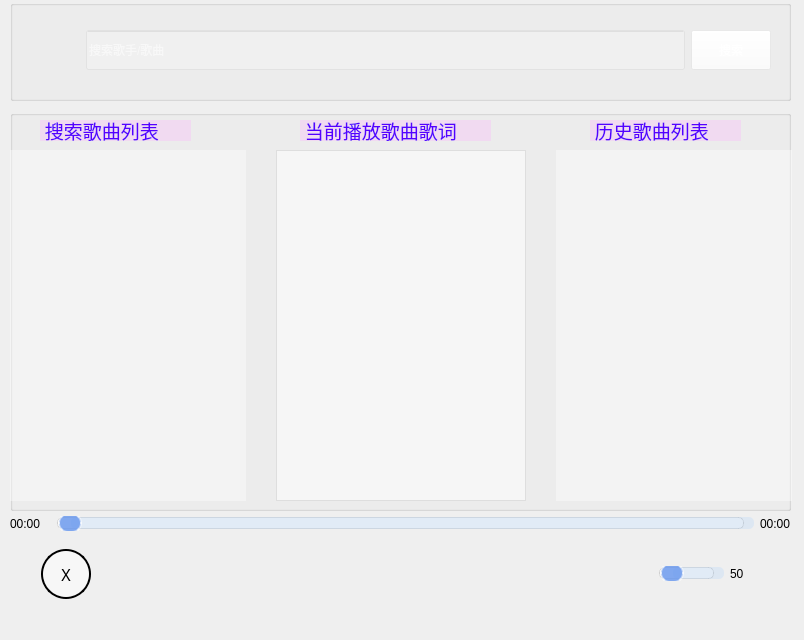
<?xml version="1.0" encoding="UTF-8"?>
<ui version="4.0">
 <class>music</class>
 <widget class="QWidget" name="music">
  <property name="geometry">
   <rect>
    <x>0</x>
    <y>0</y>
    <width>804</width>
    <height>640</height>
   </rect>
  </property>
  <property name="minimumSize">
   <size>
    <width>804</width>
    <height>640</height>
   </size>
  </property>
  <property name="maximumSize">
   <size>
    <width>804</width>
    <height>640</height>
   </size>
  </property>
  <property name="windowTitle">
   <string>Form</string>
  </property>
  <property name="windowIcon">
   <iconset resource="res.qrc">
    <normaloff>:/image/音乐播放器图标.png</normaloff>:/image/音乐播放器图标.png</iconset>
  </property>
  <property name="styleSheet">
   <string notr="true"/>
  </property>
  <widget class="QWidget" name="layoutWidget">
   <property name="geometry">
    <rect>
     <x>10</x>
     <y>510</y>
     <width>781</width>
     <height>94</height>
    </rect>
   </property>
   <layout class="QVBoxLayout" name="verticalLayout">
    <item>
     <layout class="QHBoxLayout" name="horizontalLayout_4">
      <item>
       <widget class="QLabel" name="label_7">
        <property name="minimumSize">
         <size>
          <width>20</width>
          <height>20</height>
         </size>
        </property>
        <property name="text">
         <string>00:00</string>
        </property>
       </widget>
      </item>
      <item>
       <widget class="QSlider" name="horizontalSlider_2">
        <property name="styleSheet">
         <string notr="true">QSlider::groove:horizontal {  
    height: 10px; /* 滑槽的高度 */  
    background: rgba(255, 255, 255, 0.3); /* 浅白色半透明背景 */  
    border: 1px solid rgba(0, 0, 0, 0.1); /* 轻微黑色边框 */  
    border-radius: 5px; /* 圆角边框 */  
    margin: 0 10px; /* 边缘间距 */  
}  
  
QSlider::handle:horizontal {  
    background: rgba(100, 149, 237, 0.8); /* 滑块颜色，浅蓝色半透明 */  
    width: 20px; /* 滑块宽度 */  
    height: 20px; /* 滑块高度 */  
    margin: -5px 0; /* 滑块相对于滑槽的垂直位置调整 */  
    border-radius: 10px; /* 滑块圆角 */  
    border: 2px solid rgba(255, 255, 255, 0.5); /* 滑块边框，白色半透明 */  
}  
  
QSlider::add-page:horizontal {  
    background: rgba(150, 200, 255, 0.2); /* 已选区域颜色，浅蓝色半透明 */  
    border-radius: 5px; /* 圆角 */  
}  
  
QSlider::sub-page:horizontal:disabled {  
    background: none; /* 禁用时未选区域不显示背景 */  
}  
  
QSlider::add-page:horizontal:disabled {  
    background: rgba(100, 100, 100, 0.2); /* 禁用时已选区域颜色，灰色半透明 */  
} </string>
        </property>
        <property name="orientation">
         <enum>Qt::Horizontal</enum>
        </property>
       </widget>
      </item>
      <item>
       <widget class="QLabel" name="label_4">
        <property name="minimumSize">
         <size>
          <width>20</width>
          <height>20</height>
         </size>
        </property>
        <property name="text">
         <string>00:00</string>
        </property>
       </widget>
      </item>
     </layout>
    </item>
    <item>
     <layout class="QHBoxLayout" name="horizontalLayout_3">
      <item>
       <spacer name="horizontalSpacer_10">
        <property name="orientation">
         <enum>Qt::Horizontal</enum>
        </property>
        <property name="sizeHint" stdset="0">
         <size>
          <width>40</width>
          <height>20</height>
         </size>
        </property>
       </spacer>
      </item>
      <item>
       <widget class="QPushButton" name="pushButton_6">
        <property name="minimumSize">
         <size>
          <width>50</width>
          <height>50</height>
         </size>
        </property>
        <property name="maximumSize">
         <size>
          <width>50</width>
          <height>50</height>
         </size>
        </property>
        <property name="font">
         <font>
          <family>Agency FB</family>
          <pointsize>12</pointsize>
         </font>
        </property>
        <property name="styleSheet">
         <string notr="true">QPushButton {  
    background-color: rgba(255, 255, 255, 128); /* 半透明白色背景 */  
    border: 2px solid black; /* 黑色边框 */  
    border-radius: 25px; /* 圆形边框 */  
    padding: 5px; /* 内边距 */  
}  
QPushButton:hover {  
    background-color: rgba(255, 0, 0, 128); /* 鼠标悬停时变为半透明红色 */  
}  
QPushButton:pressed {  
    background-color: rgba(0, 0, 255, 128); /* 鼠标按下时变为半透明蓝色 */  
    border-style: inset; /* 按下时边框样式变为内嵌 */  
}</string>
        </property>
        <property name="text">
         <string>X</string>
        </property>
       </widget>
      </item>
      <item>
       <spacer name="horizontalSpacer_12">
        <property name="orientation">
         <enum>Qt::Horizontal</enum>
        </property>
        <property name="sizeHint" stdset="0">
         <size>
          <width>40</width>
          <height>20</height>
         </size>
        </property>
       </spacer>
      </item>
      <item>
       <spacer name="horizontalSpacer_11">
        <property name="orientation">
         <enum>Qt::Horizontal</enum>
        </property>
        <property name="sizeHint" stdset="0">
         <size>
          <width>40</width>
          <height>20</height>
         </size>
        </property>
       </spacer>
      </item>
      <item>
       <spacer name="horizontalSpacer_9">
        <property name="orientation">
         <enum>Qt::Horizontal</enum>
        </property>
        <property name="sizeHint" stdset="0">
         <size>
          <width>40</width>
          <height>20</height>
         </size>
        </property>
       </spacer>
      </item>
      <item>
       <widget class="QPushButton" name="pushButton_3">
        <property name="minimumSize">
         <size>
          <width>60</width>
          <height>60</height>
         </size>
        </property>
        <property name="maximumSize">
         <size>
          <width>60</width>
          <height>60</height>
         </size>
        </property>
        <property name="styleSheet">
         <string notr="true">color: rgb(255, 255, 255);
background-color: rgba(255, 255, 255,0);
border-radius: 30px;</string>
        </property>
        <property name="text">
         <string/>
        </property>
        <property name="icon">
         <iconset resource="res.qrc">
          <normaloff>:/image/上一首.png</normaloff>:/image/上一首.png</iconset>
        </property>
        <property name="iconSize">
         <size>
          <width>60</width>
          <height>60</height>
         </size>
        </property>
       </widget>
      </item>
      <item>
       <spacer name="horizontalSpacer_8">
        <property name="orientation">
         <enum>Qt::Horizontal</enum>
        </property>
        <property name="sizeHint" stdset="0">
         <size>
          <width>40</width>
          <height>20</height>
         </size>
        </property>
       </spacer>
      </item>
      <item>
       <spacer name="horizontalSpacer">
        <property name="orientation">
         <enum>Qt::Horizontal</enum>
        </property>
        <property name="sizeHint" stdset="0">
         <size>
          <width>40</width>
          <height>20</height>
         </size>
        </property>
       </spacer>
      </item>
      <item>
       <widget class="QPushButton" name="pushButton_4">
        <property name="minimumSize">
         <size>
          <width>60</width>
          <height>60</height>
         </size>
        </property>
        <property name="maximumSize">
         <size>
          <width>60</width>
          <height>60</height>
         </size>
        </property>
        <property name="styleSheet">
         <string notr="true">
border-radius: 30px;</string>
        </property>
        <property name="text">
         <string/>
        </property>
        <property name="iconSize">
         <size>
          <width>60</width>
          <height>60</height>
         </size>
        </property>
       </widget>
      </item>
      <item>
       <spacer name="horizontalSpacer_4">
        <property name="orientation">
         <enum>Qt::Horizontal</enum>
        </property>
        <property name="sizeHint" stdset="0">
         <size>
          <width>40</width>
          <height>20</height>
         </size>
        </property>
       </spacer>
      </item>
      <item>
       <spacer name="horizontalSpacer_3">
        <property name="orientation">
         <enum>Qt::Horizontal</enum>
        </property>
        <property name="sizeHint" stdset="0">
         <size>
          <width>40</width>
          <height>20</height>
         </size>
        </property>
       </spacer>
      </item>
      <item>
       <widget class="QPushButton" name="pushButton_5">
        <property name="minimumSize">
         <size>
          <width>60</width>
          <height>60</height>
         </size>
        </property>
        <property name="maximumSize">
         <size>
          <width>60</width>
          <height>60</height>
         </size>
        </property>
        <property name="styleSheet">
         <string notr="true">color: rgb(255, 255, 255);
background-color: rgba(255, 255, 255,0);
border-radius: 30px;</string>
        </property>
        <property name="text">
         <string/>
        </property>
        <property name="icon">
         <iconset resource="res.qrc">
          <normaloff>:/image/下一首.png</normaloff>:/image/下一首.png</iconset>
        </property>
        <property name="iconSize">
         <size>
          <width>60</width>
          <height>60</height>
         </size>
        </property>
       </widget>
      </item>
      <item>
       <spacer name="horizontalSpacer_6">
        <property name="orientation">
         <enum>Qt::Horizontal</enum>
        </property>
        <property name="sizeHint" stdset="0">
         <size>
          <width>40</width>
          <height>20</height>
         </size>
        </property>
       </spacer>
      </item>
      <item>
       <spacer name="horizontalSpacer_2">
        <property name="orientation">
         <enum>Qt::Horizontal</enum>
        </property>
        <property name="sizeHint" stdset="0">
         <size>
          <width>40</width>
          <height>20</height>
         </size>
        </property>
       </spacer>
      </item>
      <item>
       <widget class="QPushButton" name="pushButton_2">
        <property name="minimumSize">
         <size>
          <width>40</width>
          <height>40</height>
         </size>
        </property>
        <property name="maximumSize">
         <size>
          <width>40</width>
          <height>40</height>
         </size>
        </property>
        <property name="styleSheet">
         <string notr="true">color: rgb(255, 255, 255);
background-color: rgba(255, 255, 255,0);
border-radius: 20px;</string>
        </property>
        <property name="text">
         <string/>
        </property>
       </widget>
      </item>
      <item>
       <spacer name="horizontalSpacer_5">
        <property name="orientation">
         <enum>Qt::Horizontal</enum>
        </property>
        <property name="sizeHint" stdset="0">
         <size>
          <width>40</width>
          <height>20</height>
         </size>
        </property>
       </spacer>
      </item>
      <item>
       <widget class="QSlider" name="horizontalSlider">
        <property name="styleSheet">
         <string notr="true">QSlider::groove:horizontal {  
    height: 10px; /* 滑槽的高度 */  
    background: rgba(255, 255, 255, 0.3); /* 浅白色半透明背景 */  
    border: 1px solid rgba(0, 0, 0, 0.1); /* 轻微黑色边框 */  
    border-radius: 5px; /* 圆角边框 */  
    margin: 0 10px; /* 边缘间距 */  
}  
  
QSlider::handle:horizontal {  
    background: rgba(100, 149, 237, 0.8); /* 滑块颜色，浅蓝色半透明 */  
    width: 20px; /* 滑块宽度 */  
    height: 20px; /* 滑块高度 */  
    margin: -5px 0; /* 滑块相对于滑槽的垂直位置调整 */  
    border-radius: 10px; /* 滑块圆角 */  
    border: 2px solid rgba(255, 255, 255, 0.5); /* 滑块边框，白色半透明 */  
}  
  
QSlider::add-page:horizontal {  
    background: rgba(150, 200, 255, 0.2); /* 已选区域颜色，浅蓝色半透明 */  
    border-radius: 5px; /* 圆角 */  
}  
  
QSlider::sub-page:horizontal:disabled {  
    background: none; /* 禁用时未选区域不显示背景 */  
}  
  
QSlider::add-page:horizontal:disabled {  
    background: rgba(100, 100, 100, 0.2); /* 禁用时已选区域颜色，灰色半透明 */  
} </string>
        </property>
        <property name="orientation">
         <enum>Qt::Horizontal</enum>
        </property>
       </widget>
      </item>
      <item>
       <widget class="QLabel" name="label_5">
        <property name="minimumSize">
         <size>
          <width>30</width>
          <height>20</height>
         </size>
        </property>
        <property name="text">
         <string>50</string>
        </property>
       </widget>
      </item>
      <item>
       <spacer name="horizontalSpacer_7">
        <property name="orientation">
         <enum>Qt::Horizontal</enum>
        </property>
        <property name="sizeHint" stdset="0">
         <size>
          <width>40</width>
          <height>20</height>
         </size>
        </property>
       </spacer>
      </item>
     </layout>
    </item>
   </layout>
  </widget>
  <widget class="QWidget" name="layoutWidget_2">
   <property name="geometry">
    <rect>
     <x>10</x>
     <y>150</y>
     <width>782</width>
     <height>351</height>
    </rect>
   </property>
   <layout class="QHBoxLayout" name="horizontalLayout_2">
    <property name="spacing">
     <number>30</number>
    </property>
    <item>
     <widget class="QTableView" name="tableView">
      <property name="cursor" stdset="0">
       <cursorShape>PointingHandCursor</cursorShape>
      </property>
      <property name="styleSheet">
       <string notr="true">
    QTableView {  
        background-color: rgba(255, 255, 255, 100); /* 半透明背景 */  
        selection-background-color: yellow; /* 选中时的背景颜色 */  
        selection-color: black; /* 选中时的文字颜色（如果需要的话） */  
        show-grid: false; /* 但这通常不直接控制列线，因为列线是由边框或间隔控制的 */  
        border: 0px; /* 去除表格的边框 */  
        gridline-color: transparent; /* 尝试去除网格线，但这可能不起作用，因为网格线通常不是由这个属性控制的 */  
    }  
  
    QTableView::item {  
        border: 0px; /* 去除单元格的边框 */  
    }</string>
      </property>
      <property name="editTriggers">
       <set>QAbstractItemView::NoEditTriggers</set>
      </property>
      <attribute name="horizontalHeaderVisible">
       <bool>false</bool>
      </attribute>
      <attribute name="verticalHeaderVisible">
       <bool>true</bool>
      </attribute>
      <attribute name="verticalHeaderHighlightSections">
       <bool>true</bool>
      </attribute>
      <attribute name="verticalHeaderShowSortIndicator" stdset="0">
       <bool>false</bool>
      </attribute>
     </widget>
    </item>
    <item>
     <widget class="QTextBrowser" name="textBrowser">
      <property name="minimumSize">
       <size>
        <width>250</width>
        <height>0</height>
       </size>
      </property>
      <property name="styleSheet">
       <string notr="true">color: rgb(255, 255, 255);
background-color: rgba(255, 255, 255,128);
</string>
      </property>
     </widget>
    </item>
    <item>
     <widget class="QTableView" name="tableView_2">
      <property name="styleSheet">
       <string notr="true">
    QTableView {  
        background-color: rgba(255, 255, 255, 100); /* 半透明背景 */  
        selection-background-color: yellow; /* 选中时的背景颜色 */  
        selection-color: black; /* 选中时的文字颜色（如果需要的话） */  
        show-grid: false; /* 但这通常不直接控制列线，因为列线是由边框或间隔控制的 */  
        border: 0px; /* 去除表格的边框 */  
        gridline-color: transparent; /* 尝试去除网格线，但这可能不起作用，因为网格线通常不是由这个属性控制的 */  
    }  
  
    QTableView::item {  
        border: 0px; /* 去除单元格的边框 */  
    }</string>
      </property>
      <property name="editTriggers">
       <set>QAbstractItemView::NoEditTriggers</set>
      </property>
     </widget>
    </item>
   </layout>
  </widget>
  <widget class="QGroupBox" name="groupBox">
   <property name="geometry">
    <rect>
     <x>10</x>
     <y>0</y>
     <width>781</width>
     <height>101</height>
    </rect>
   </property>
   <property name="styleSheet">
    <string notr="true"/>
   </property>
   <property name="title">
    <string/>
   </property>
   <widget class="QWidget" name="horizontalLayoutWidget">
    <property name="geometry">
     <rect>
      <x>10</x>
      <y>10</y>
      <width>751</width>
      <height>80</height>
     </rect>
    </property>
    <layout class="QHBoxLayout" name="horizontalLayout">
     <item>
      <widget class="QLabel" name="label_6">
       <property name="minimumSize">
        <size>
         <width>60</width>
         <height>60</height>
        </size>
       </property>
       <property name="maximumSize">
        <size>
         <width>60</width>
         <height>60</height>
        </size>
       </property>
       <property name="styleSheet">
        <string notr="true">color: rgb(255, 255, 255);
background-color: rgba(255, 255, 255,0);
border-radius: 30px;</string>
       </property>
       <property name="text">
        <string/>
       </property>
       <property name="pixmap">
        <pixmap resource="res.qrc">:/image/音乐播放器图标.png</pixmap>
       </property>
       <property name="scaledContents">
        <bool>true</bool>
       </property>
      </widget>
     </item>
     <item>
      <widget class="QLineEdit" name="lineEdit">
       <property name="minimumSize">
        <size>
         <width>0</width>
         <height>40</height>
        </size>
       </property>
       <property name="styleSheet">
        <string notr="true">color: rgb(255, 255, 255);
background-color: rgba(255, 255, 255,50);</string>
       </property>
       <property name="placeholderText">
        <string>搜索歌手/歌曲</string>
       </property>
      </widget>
     </item>
     <item>
      <widget class="QPushButton" name="pushButton">
       <property name="minimumSize">
        <size>
         <width>0</width>
         <height>40</height>
        </size>
       </property>
       <property name="styleSheet">
        <string notr="true">color: rgb(255, 255, 255);
background-color: rgba(255, 255, 255,50);</string>
       </property>
       <property name="text">
        <string>搜索</string>
       </property>
      </widget>
     </item>
    </layout>
   </widget>
  </widget>
  <widget class="QGroupBox" name="groupBox_2">
   <property name="geometry">
    <rect>
     <x>10</x>
     <y>110</y>
     <width>781</width>
     <height>401</height>
    </rect>
   </property>
   <property name="title">
    <string/>
   </property>
   <widget class="QLabel" name="label_3">
    <property name="geometry">
     <rect>
      <x>290</x>
      <y>10</y>
      <width>191</width>
      <height>21</height>
     </rect>
    </property>
    <property name="font">
     <font>
      <family>Agency FB</family>
      <pointsize>14</pointsize>
     </font>
    </property>
    <property name="styleSheet">
     <string notr="true">color: rgb(85, 0, 255);
background-color: rgba(255, 170, 255, 70);</string>
    </property>
    <property name="text">
     <string> 当前播放歌曲歌词</string>
    </property>
   </widget>
   <widget class="QLabel" name="label_2">
    <property name="geometry">
     <rect>
      <x>580</x>
      <y>10</y>
      <width>151</width>
      <height>21</height>
     </rect>
    </property>
    <property name="font">
     <font>
      <family>Agency FB</family>
      <pointsize>14</pointsize>
     </font>
    </property>
    <property name="styleSheet">
     <string notr="true">color: rgb(85, 0, 255);
background-color: rgba(255, 170, 255, 70);</string>
    </property>
    <property name="text">
     <string> 历史歌曲列表</string>
    </property>
   </widget>
   <widget class="QLabel" name="label">
    <property name="geometry">
     <rect>
      <x>30</x>
      <y>10</y>
      <width>151</width>
      <height>21</height>
     </rect>
    </property>
    <property name="font">
     <font>
      <family>Agency FB</family>
      <pointsize>14</pointsize>
     </font>
    </property>
    <property name="styleSheet">
     <string notr="true">color: rgb(85, 0, 255);
background-color: rgba(255, 170, 255, 70);</string>
    </property>
    <property name="text">
     <string> 搜索歌曲列表</string>
    </property>
   </widget>
  </widget>
  <zorder>groupBox_2</zorder>
  <zorder>layoutWidget</zorder>
  <zorder>layoutWidget_2</zorder>
  <zorder>groupBox</zorder>
 </widget>
 <resources>
  <include location="res.qrc"/>
 </resources>
 <connections/>
</ui>
